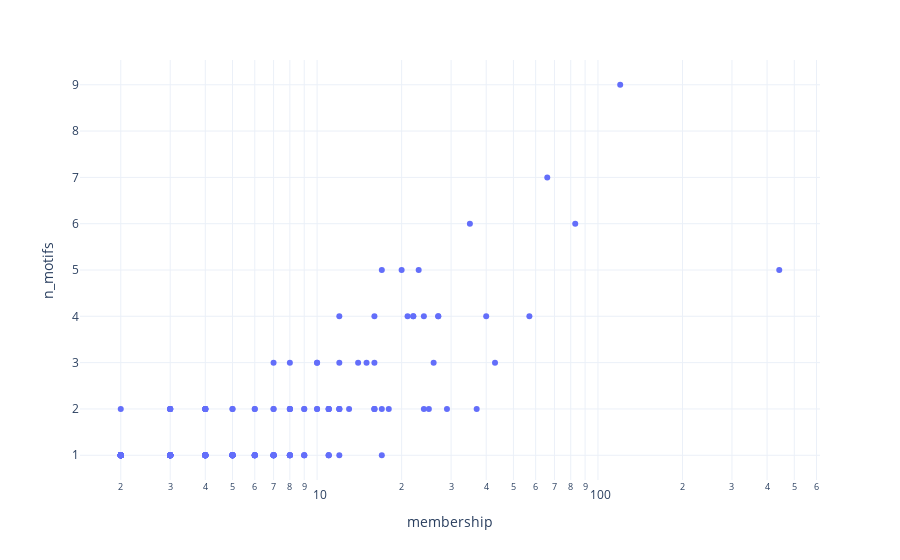

Notebook code for this chart:
### Markdown cell above
## Correlation of Membership and Discovered Motifs

### Code cell
n_motifs_frame = motif_seq_frame.\
    groupby(["clique_idx", "membership"]).\
    apply(lambda x : pd.Series({"n_motifs" : x.shape[0]})).\
    reset_index()

px.scatter(
    n_motifs_frame, x = 'membership', y = "n_motifs",
    log_x = True
)

### Figure 1 — Plotly figure (JSON) as saved in the notebook; plotly's stock layout.template omitted (floating-point values rounded to 4 significant figures; data arrays with more than 128 entries replaced by an {"elided": "..."} marker saying what was removed)
{"data": [{"hovertemplate": "membership=%{x}<br>n_motifs=%{y}<extra></extra>", "legendgroup": "", "marker": {"color": "#636efa", "symbol": "circle"}, "mode": "markers", "name": "", "orientation": "v", "showlegend": false, "type": "scatter", "x": {"elided": "200 int values"}, "xaxis": "x", "y": {"elided": "200 int values"}, "yaxis": "y"}], "layout": {"legend": {"tracegroupgap": 0}, "margin": {"t": 60}, "xaxis": {"anchor": "y", "domain": [0, 1], "title": {"text": "membership"}, "type": "log"}, "yaxis": {"anchor": "x", "domain": [0, 1], "title": {"text": "n_motifs"}}}}
